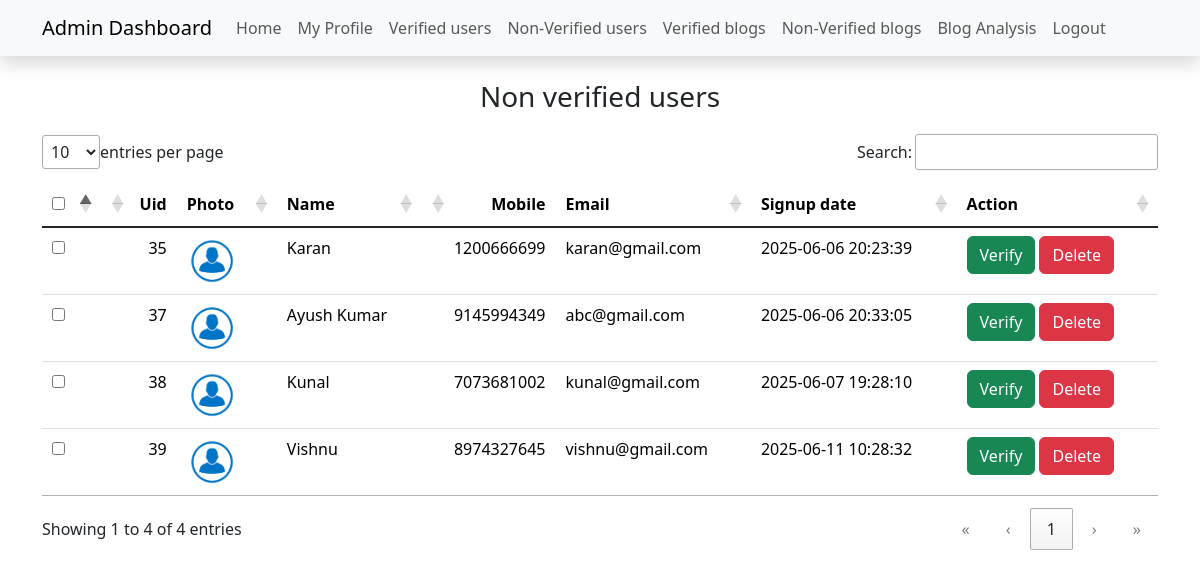
Screenshot of /nvu.php with the database file from the repository.
### tables this page shows
CREATE TABLE `userdetail` (
  `uid` int(11) NOT NULL,
  `name` varchar(200) NOT NULL,
  `email` varchar(200) NOT NULL,
  `mobile` varchar(200) NOT NULL,
  `password` varchar(200) NOT NULL,
  `img` varchar(500) NOT NULL,
  `role` varchar(10) NOT NULL DEFAULT 'user',
  `signupdate` datetime NOT NULL DEFAULT current_timestamp(),
  `is_verified` int(11) NOT NULL DEFAULT 0,
  `is_deleted` int(11) NOT NULL DEFAULT 1
);

### nvu.php (the view, shortened to what this page needs)
<?php
include 'admin_header.php';
  $sql= "SELECT * FROM userdetail where role = 'user' && is_verified = '0' && is_deleted = '1'";
  $res= mysqli_query($conn,$sql);
?>
<div class="container">
        <div class="row mt-3">
            <div class="col-sm-5 mx-auto mt-2">
                <div class="row">
                    <div class="col text-center">
                        <h3> Non verified users</h3>
                    </div>
                </div>
            </div>
        </div>
        <div class="row">
        <table id="xyz" class="table table-responsive">
  <thead>
    <tr>
      <th scope="col"><input type="checkbox"></th>
      <th scope="col">Uid</th>
      <th scope="col">Photo</th>
      <th scope="col">Name</th>
      <th scope="col">Mobile</th>
      <th scope="col">Email</th>
      <th scope="col">Signup date</th>
      <th scope="col">Action</th>
    </tr>
  </thead>
  <tbody class="table-group-divider">
  <?php
  foreach($res as $row)
  {
    ?>
    <tr>
      <td><input type="checkbox"></td>
      <td><?php echo $row['uid'];?></td>
      <td><img src="<?php if($row['img']){echo $row['img'];} else{echo "img/default.png";}?>" height="50" width="50"></td>
      <td><?php echo $row['name'];?></td>
      <td><?php echo $row['mobile'];?></td>
      <td><?php echo $row['email'];?></td>
      <td><?php echo $row['signupdate'];?></td>
      <td>
        <a href="db.php?verify=<?php echo $row['uid']; ?>" class="btn btn-success"> Verify</a>
        <a href="db.php?Nvudelete=<?php echo $row['uid']; ?>" class="btn btn-danger"> Delete</a>
      </td>
    </tr>
  <?php } ?>
  </tbody>
</table>
        </div>
    </div>
  <link href="css/datatables.min.css" rel="stylesheet">
</body>
</html>

### rows the page displays
userdetail: uid "35", name "Karan", mobile "1200666699", email "karan@gmail.com", signupdate "2025-06-06 20:23:39"
userdetail: uid "37", name "Ayush Kumar", mobile "9145994349", email "abc@gmail.com", signupdate "2025-06-06 20:33:05"
userdetail: uid "38", name "Kunal", mobile "7073681002", email "kunal@gmail.com", signupdate "2025-06-07 19:28:10"
userdetail: uid "39", name "Vishnu", mobile "8974327645", email "vishnu@gmail.com", signupdate "2025-06-11 10:28:32"
